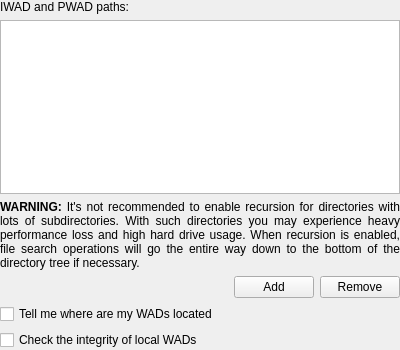
<?xml version="1.0" encoding="UTF-8"?>
<ui version="4.0">
 <class>CFGFilePaths</class>
 <widget class="QWidget" name="CFGFilePaths">
  <property name="geometry">
   <rect>
    <x>0</x>
    <y>0</y>
    <width>400</width>
    <height>350</height>
   </rect>
  </property>
  <layout class="QVBoxLayout" name="verticalLayout_2">
   <property name="leftMargin">
    <number>0</number>
   </property>
   <property name="topMargin">
    <number>0</number>
   </property>
   <property name="rightMargin">
    <number>0</number>
   </property>
   <property name="bottomMargin">
    <number>0</number>
   </property>
   <item>
    <widget class="QLabel" name="label">
     <property name="text">
      <string>IWAD and PWAD paths:</string>
     </property>
    </widget>
   </item>
   <item>
    <widget class="QTableView" name="lstIwadAndPwadPaths">
     <property name="selectionMode">
      <enum>QAbstractItemView::ExtendedSelection</enum>
     </property>
     <property name="selectionBehavior">
      <enum>QAbstractItemView::SelectRows</enum>
     </property>
     <property name="horizontalScrollMode">
      <enum>QAbstractItemView::ScrollPerPixel</enum>
     </property>
     <property name="wordWrap">
      <bool>false</bool>
     </property>
     <attribute name="horizontalHeaderHighlightSections">
      <bool>false</bool>
     </attribute>
     <attribute name="horizontalHeaderMinimumSectionSize">
      <number>18</number>
     </attribute>
     <attribute name="verticalHeaderVisible">
      <bool>false</bool>
     </attribute>
    </widget>
   </item>
   <item>
    <widget class="QLabel" name="label_2">
     <property name="text">
      <string>&lt;html&gt;&lt;head/&gt;&lt;body&gt;&lt;p align=&quot;justify&quot;&gt;&lt;span style=&quot; font-weight:600;&quot;&gt;WARNING: &lt;/span&gt;It's not recommended to enable recursion for directories with lots of subdirectories. With such directories you may experience heavy performance loss and high hard drive usage. When recursion is enabled, file search operations will go the entire way down to the bottom of the directory tree if necessary.&lt;/p&gt;&lt;/body&gt;&lt;/html&gt;</string>
     </property>
     <property name="wordWrap">
      <bool>true</bool>
     </property>
    </widget>
   </item>
   <item>
    <layout class="QHBoxLayout" name="horizontalLayout">
     <property name="sizeConstraint">
      <enum>QLayout::SetDefaultConstraint</enum>
     </property>
     <item>
      <spacer name="horizontalSpacer">
       <property name="orientation">
        <enum>Qt::Horizontal</enum>
       </property>
       <property name="sizeHint" stdset="0">
        <size>
         <width>40</width>
         <height>20</height>
        </size>
       </property>
      </spacer>
     </item>
     <item>
      <widget class="QPushButton" name="btnAddWadPath">
       <property name="text">
        <string>Add</string>
       </property>
       <property name="icon">
        <iconset resource="../../../../media/resources.qrc">
         <normaloff>:/icons/plus.png</normaloff>:/icons/plus.png</iconset>
       </property>
      </widget>
     </item>
     <item>
      <widget class="QPushButton" name="btnRemoveWadPath">
       <property name="text">
        <string>Remove</string>
       </property>
       <property name="icon">
        <iconset resource="../../../../media/resources.qrc">
         <normaloff>:/icons/x.png</normaloff>:/icons/x.png</iconset>
       </property>
      </widget>
     </item>
    </layout>
   </item>
   <item>
    <widget class="QCheckBox" name="cbTellMeWhereAreMyWads">
     <property name="toolTip">
      <string>&lt;!DOCTYPE HTML PUBLIC &quot;-//W3C//DTD HTML 4.0//EN&quot; &quot;http://www.w3.org/TR/REC-html40/strict.dtd&quot;&gt;
&lt;html&gt;&lt;head&gt;&lt;meta name=&quot;qrichtext&quot; content=&quot;1&quot; /&gt;&lt;style type=&quot;text/css&quot;&gt;
p, li { white-space: pre-wrap; }
&lt;/style&gt;&lt;/head&gt;&lt;body style=&quot; font-family:'MS Shell Dlg 2'; font-size:8.25pt; font-weight:400; font-style:normal;&quot;&gt;
&lt;p style=&quot; margin-top:0px; margin-bottom:0px; margin-left:0px; margin-right:0px; -qt-block-indent:0; text-indent:0px;&quot;&gt;&lt;span style=&quot; font-size:8pt;&quot;&gt;If selected Doomseeker will attempt to find files used on a particular server if mouse cursor is hovered over the WADS column. This requires hard drive access and search in all directories specified above each time a new tooltip is generated. If it takes too long to create such tooltip you may try disabling this option.&lt;/span&gt;&lt;/p&gt;
&lt;p style=&quot; margin-top:0px; margin-bottom:0px; margin-left:0px; margin-right:0px; -qt-block-indent:0; text-indent:0px;&quot;&gt;&lt;span style=&quot; font-size:8pt;&quot;&gt;This also applies to IWAD column.&lt;/span&gt;&lt;/p&gt;&lt;/body&gt;&lt;/html&gt;</string>
     </property>
     <property name="text">
      <string>Tell me where are my WADs located</string>
     </property>
    </widget>
   </item>
   <item>
    <widget class="QCheckBox" name="cbCheckTheIntegrityOfWads">
     <property name="toolTip">
      <string>&lt;!DOCTYPE HTML PUBLIC &quot;-//W3C//DTD HTML 4.0//EN&quot; &quot;http://www.w3.org/TR/REC-html40/strict.dtd&quot;&gt;
&lt;html&gt;&lt;head&gt;&lt;meta name=&quot;qrichtext&quot; content=&quot;1&quot; /&gt;&lt;style type=&quot;text/css&quot;&gt;
p, li { white-space: pre-wrap; }
&lt;/style&gt;&lt;/head&gt;&lt;body style=&quot; font-family:'Noto Sans Regular'; font-size:12pt; font-weight:400; font-style:normal;&quot;&gt;
&lt;p style=&quot; margin-top:0px; margin-bottom:0px; margin-left:0px; margin-right:0px; -qt-block-indent:0; text-indent:0px;&quot;&gt;&lt;span style=&quot; font-family:'MS Shell Dlg 2'; font-size:8pt;&quot;&gt;If selected Doomseeker will attempt to check the integrity of the local WADs, compared to the ones used on a particular server. This requires hard drive access to read the entirety of the WADs. If it takes too long to join servers you may want to disable this feature.&lt;/span&gt;&lt;/p&gt;
&lt;p style=&quot; margin-top:0px; margin-bottom:0px; margin-left:0px; margin-right:0px; -qt-block-indent:0; text-indent:0px;&quot;&gt;&lt;span style=&quot; font-family:'MS Shell Dlg 2'; font-size:8pt;&quot;&gt;This setting is used when joining a server and when clicking the &amp;quot;Find missing WADs&amp;quot; button on the right-click menu.&lt;/span&gt;&lt;/p&gt;&lt;/body&gt;&lt;/html&gt;</string>
     </property>
     <property name="text">
      <string>Check the integrity of local WADs</string>
     </property>
    </widget>
   </item>
  </layout>
 </widget>
 <resources>
  <include location="../../../../media/resources.qrc"/>
 </resources>
 <connections/>
</ui>
